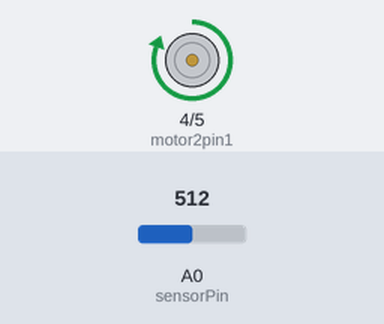
The sketch below on a simulated Arduino Uno, built with avr-gcc and run on an emulated ATmega328P. Shown: motor-driver pin pairs drawn as motors (green arrow = first pin HIGH = forward, orange = second pin HIGH = backward, longer = more drive). The test bench sets the inputs (shaded band); at power-on: A0 (sensorPin) = 512.

Above: at 5.8 s.
5.9 s: A0 (sensorPin) set to 53
11.9 s: A0 (sensorPin) set to 47
At 16.4 s:
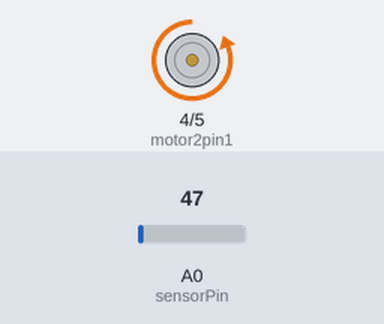
17.9 s: A0 (sensorPin) set to 122
At 18.8 s:
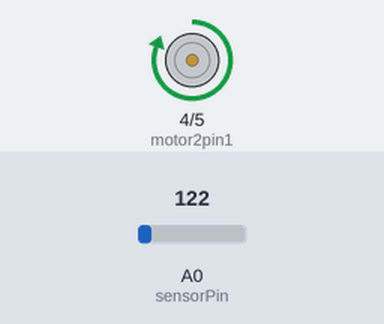
23.9 s: A0 (sensorPin) set to 40
At 28.8 s:
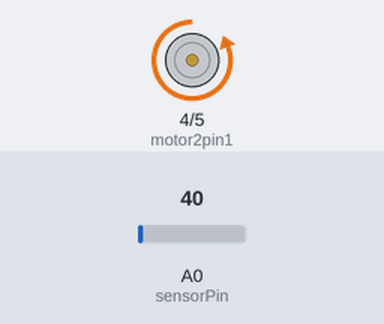
Timing chart, 0 to 30.3 s (numbered marks = the images above; inputs shaded):
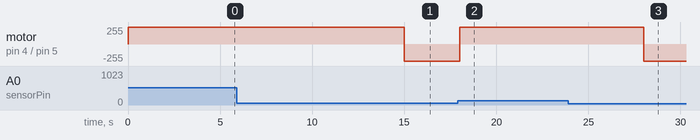

Measured:
- the behaviour switches between 50 and 49 on A0 (sensorPin) (found by bisection; images 0 and 1)
- after the input at 5.9 s, every drawn part: stays the same
- after the input at 11.9 s, motor on pin 4 (motor2pin1) / pin 5 (motor2pin2): forward 255/255 → backward 255/255 after 3.1 s
- after the input at 17.9 s, motor on pin 4 (motor2pin1) / pin 5 (motor2pin2): backward 255/255 → forward 255/255 after 0.10 s
- after the input at 23.9 s, motor on pin 4 (motor2pin1) / pin 5 (motor2pin2): forward 255/255 → backward 255/255 after 4.1 s

The sketch:

motor_driver.ino
```cpp
int motor1pin1 = 2;
int motor1pin2 = 3;

int motor2pin1 = 4;
int motor2pin2 = 5;

int sensorPin = A0;
int sensorValue;
int limit = 50;


void setup() {
  // put your setup code here, to run once:
  //pinMode(motor1pin1, OUTPUT);
  //pinMode(motor1pin2, OUTPUT);
  pinMode(motor2pin1, OUTPUT);
  pinMode(motor2pin2, OUTPUT);
}

void loop() {
  // put your main code here, to run repeatedly:
 sensorValue = analogRead(sensorPin);
//while(sensorValue>limit){
 if (sensorValue>limit)
 {
 //digitalWrite(13, HIGH);
 //digitalWrite(motor1pin1, HIGH);
 //digitalWrite(motor1pin2, LOW);

 digitalWrite(motor2pin1, HIGH);
 digitalWrite(motor2pin2, LOW);
 delay(5000);
 }

 //digitalWrite(13, LOW);
if(sensorValue<limit){
 //digitalWrite(motor1pin1, LOW);
 //digitalWrite(motor1pin2, HIGH);


digitalWrite(motor2pin1, LOW);
digitalWrite(motor2pin2, HIGH);
 delay(1000);
 }
}
```
